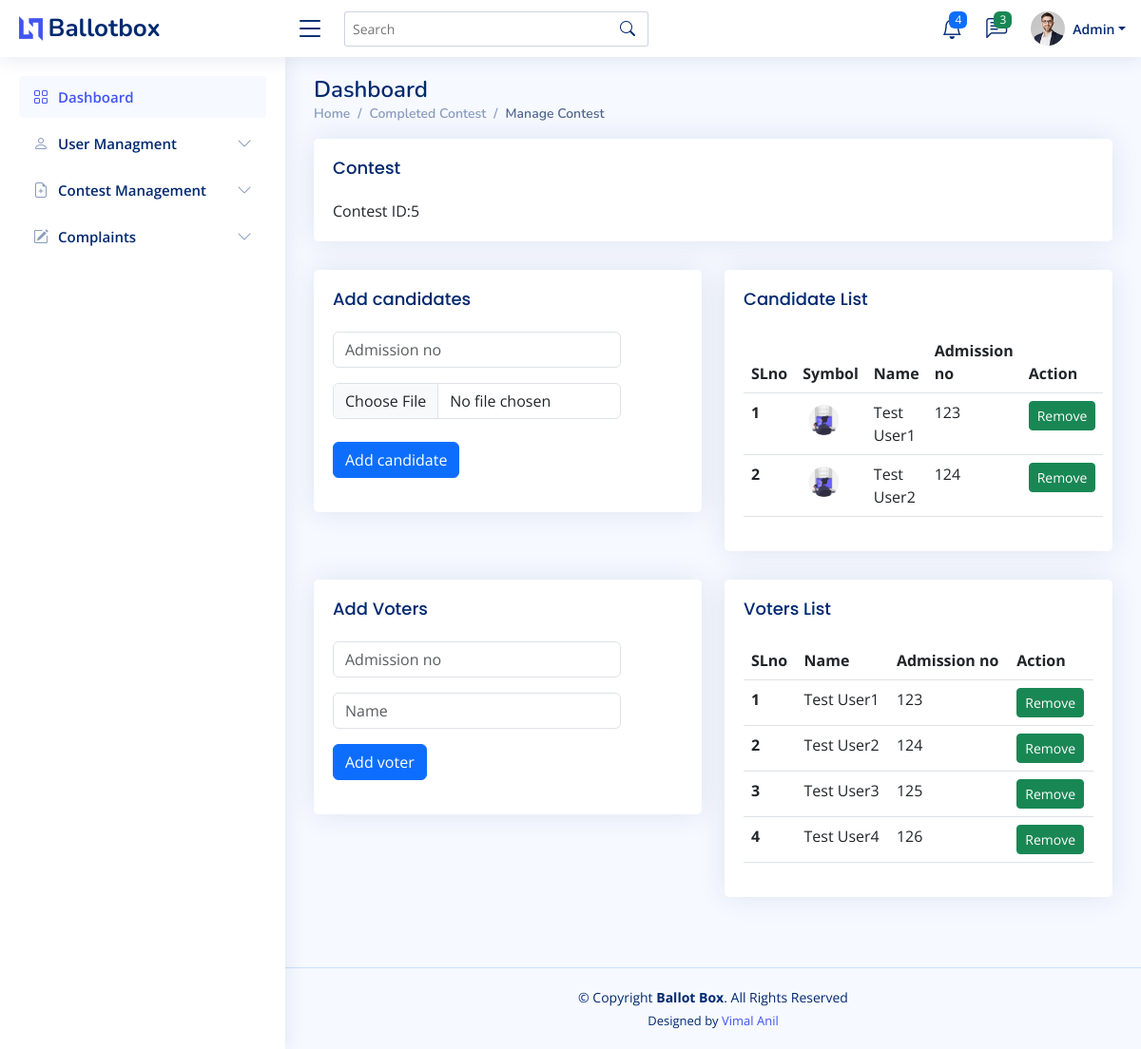
Screenshot of /Admin/managecontest.php?cid=5 with the database file from the repository.
### tables this page shows
CREATE TABLE `candidates` (
  `candidateid` int(11) NOT NULL,
  `cid` int(11) NOT NULL,
  `admno` varchar(30) NOT NULL,
  `status` varchar(2) NOT NULL DEFAULT '1',
  `symbol` varchar(100) DEFAULT NULL
);

CREATE TABLE `registration` (
  `full_name` varchar(50) NOT NULL,
  `email` varchar(50) NOT NULL,
  `phn` varchar(30) NOT NULL,
  `admno` int(20) NOT NULL,
  `course` varchar(10) NOT NULL,
  `sem` int(20) NOT NULL,
  `roll_no` int(50) NOT NULL,
  `img` varchar(100) NOT NULL DEFAULT 'default.png'
);

CREATE TABLE `electoralroll` (
  `er_id` int(11) NOT NULL,
  `admno` varchar(10) NOT NULL,
  `cid` int(11) NOT NULL,
  `candidateid` int(11) DEFAULT 0,
  `votingtime` time(5) DEFAULT NULL,
  `status` varchar(1) DEFAULT NULL
);

### Admin/connect.php (called while the page is built, shortened)
<?php
$dbname="onlinevoting";
$conn=mysqli_connect("localhost","root","",$dbname);
function select_data($sql)
{
  global $conn;
  $res = mysqli_query($conn, $sql);
  if ($res)
    return $res;
  else
    return False;
}
?>

### Admin/managecontest.php (the view, shortened to what this page needs)
<?php
require 'header.php';
?>
<main id="main" class="main">
  <div class="pagetitle">
    <h1>Dashboard</h1>
    <nav>
      <ol class="breadcrumb">
      <li class="breadcrumb-item"><a href="index.html">Home</a></li>
                <li class="breadcrumb-item"><a href="completedcontest.php">Completed Contest</a></li>
                <li class="breadcrumb-item active">Manage Contest</li>
      </ol>
    </nav>
  </div>
  <section class="section dashboard">
    <div class="row">
      <section class="section">
        <div class="row">
          <div class="col-lg-12">
            <div class="card">
              <div class="card-body">
                <h5 class="card-title">
                  Contest
                </h5>
                <?php
                $cid = $_GET['cid'];
                echo "Contest ID:" . $cid;
                ?>
              </div>
            </div>
          </div>
        </div>
      </section>
      <section class="section">
        <div class="row">
          <div class="col-md-6">
            <div class="card">
              <div class="card-body">
                <h5 class="card-title">Add candidates</h5>
                <form action="php/addcandidateaction.php" method="POST" enctype="multipart/form-data">
                  <div class="row mb-3">
                    <div class="col-sm-10">
                      <input type="text" class="form-control" name="admno" placeholder="Admission no">
                    </div>
                  </div>
                  <div class="row mb-6">
                    <div class="col-sm-10">
                    <input type="file" class="form-control" placeholder="symbol" name="fileToUpload" id="fileToUpload" accept="image/*" required>
                    </div>
                  </div>
                  <br>
                  <div class="row mb-3">
                    <div class="col-sm-10">
                      <button type="submit" class="btn btn-primary">Add candidate</button>
                    </div>
                  </div>
                </form>
              </div>
            </div>
          </div>
          <div class="col-md-6">
            <div class="card">
              <div class="card-body">
                <h5 class="card-title">Candidate List</h5>
                <table class="table datatable">
                  <thead>
                    <tr>
                      <th scope="col">SLno</th>
                      <th scope="col">Symbol</th>
                      <th scope="col">Name</th>
                      <th scope="col">Admission no</th>
                      <th scope="col">Action</th>
                    </tr>
                  </thead>
                  <?php
                  $sql1 = "select r.full_name,e.* from candidates e,registration r where e.cid=$cid and r.admno=e.admno;";
                  $data = select_data($sql1);
                  $n = 1;
                  while ($row = mysqli_fetch_assoc($data)) {
                    ?>
                    <tr>
                      <th scope="row">
                        <?php echo $n++ ?>
                      </th>
                      <td>
                        <img src=" <?php echo "../uploads/candidate/candidate_".$row['candidateid'].".jpg" ?>"  height="40px" alt="">
                      </td>
                      <td>
                        <?php echo $row['full_name'] ?>
                      </td>
                      <td>
                        <?php echo $row['admno'] ?>
                      </td>
                      <td>
                        <div class="btn-group">
                          <a href="php/removecandidate.php?candidateid=<?php echo $row['candidateid']; ?>&cid=<?php echo $cid; ?>"
                            class="btn btn-success btn-sm">Remove</a>
                        </div>
                      </td>
                    </tr>
                    <?php
                  }
                  ?>
                </table>
              </div>
            </div>
          </div>
        </div>
      </section>
    </div>
    <section class="section">
      <div class="row">
        <div class="col-lg-6">
          <div class="card">
            <div class="card-body">
              <h5 class="card-title">Add Voters</h5>
              <form action="php/addvoteraction.php" method="POST">
                <div class="row mb-3">
                  <div class="col-sm-10">
                    <input type="text" class="form-control" name="admno" placeholder="Admission no">
                  </div>
                </div>
                <div class="row mb-3">
                  <div class="col-sm-10">
                    <input type="text" class="form-control" name="vname" placeholder="Name">
                  </div>
                </div>
                <div class="row mb-3">
                  <div class="col-sm-10">
                    <button type="submit" class="btn btn-primary">Add voter</button>
                  </div>
                </div>
              </form>
            </div>
          </div>
        </div>
        <div class="col-md-6">
          <div class="card">
            <div class="card-body">
              <h5 class="card-title">Voters List</h5>
              <table class="table datatable">
                <thead>
                  <tr>
                    <th scope="col">SLno</th>
                    <th scope="col">Name</th>
                    <th scope="col">Admission no</th>
                    <th scope="col">Action</th>
                  </tr>
                </thead>
                <tbody>
                  <?php
                  $sql1 = "select r.full_name,e.* from electoralroll e,registration r where e.cid=$cid and r.admno=e.admno;";
                  $data = select_data($sql1);
                  $n = 1;
                  while ($row = mysqli_fetch_assoc($data)) {
                    ?>
                    <tr>
                      <th scope="row">
                        <?php echo $n++ ?>
                      </th>
                      <td>
                        <?php echo $row['full_name'] ?>
                      </td>
                      <td>
                        <?php echo $row['admno'] ?>
                      </td>
                      <td>
                        <div class="btn-group">
                          <a href="php/removevoter.php?er_id=<?php echo $row['er_id']; ?>&cid=<?php echo $cid; ?>"
                            class="btn btn-success btn-sm">Remove</a>
                        </div>
                      </td>
                    </tr>
                    <?php
                  }
                  ?>
                </tbody>
              </table>
            </div>
          </div>
        </div>
      </div>
    </section>
</main>

### Admin/assets/css/style.css (style rules this page uses)
:root { scroll-behavior: smooth; }
body { font-family: "Open Sans", sans-serif; background: #f6f9ff; color: #444444; }
a { color: #4154f1; text-decoration: none; }
h1, h2, h3, h4, h5, h6 { font-family: "Nunito", sans-serif; }
#main { margin-top: 60px; padding: 20px 30px; transition: all 0.3s; }
.pagetitle { margin-bottom: 10px; }
.pagetitle h1 { font-size: 24px; margin-bottom: 0; font-weight: 600; color: #012970; }
.card { margin-bottom: 30px; border: none; border-radius: 5px; box-shadow: 0px 0 30px rgba(1, 41, 112, 0.1); }
.card-title { padding: 20px 0 15px 0; font-size: 18px; font-weight: 500; color: #012970; font-family: "Poppins", sans-serif; }
.card-body { padding: 0 20px 20px 20px; }
.breadcrumb { font-size: 14px; font-family: "Nunito", sans-serif; color: #899bbd; font-weight: 600; }
.breadcrumb a { color: #899bbd; transition: 0.3s; }
.breadcrumb .breadcrumb-item::before { color: #899bbd; }
.breadcrumb .active { color: #51678f; font-weight: 600; }
@media (min-width: 1200px) { #main, #footer { margin-left: 300px; } }
.footer { padding: 20px 0; font-size: 14px; transition: all 0.3s; border-top: 1px solid #cddfff; }
.footer .copyright { text-align: center; color: #012970; }
.footer .credits { padding-top: 5px; text-align: center; font-size: 13px; color: #012970; }

### rows the page displays
candidates: registration.full_name "Test User1", admno "123"
candidates: registration.full_name "Test User2", admno "124"
electoralroll: registration.full_name "Test User1", admno "123"
electoralroll: registration.full_name "Test User2", admno "124"
electoralroll: registration.full_name "Test User3", admno "125"
electoralroll: registration.full_name "Test User4", admno "126"

### other values shown
$cid "5"
